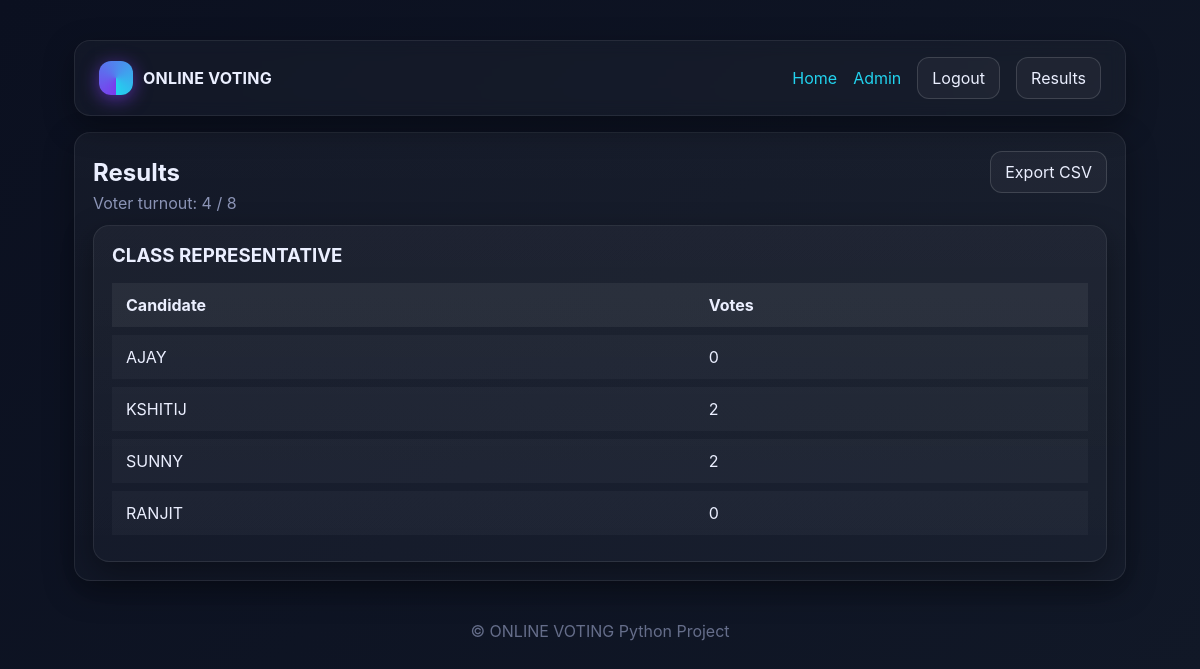
The page /results (signed in) on the database its author committed.
### app.py (models this page shows, shortened)
class Setting(db.Model):
    __tablename__ = "settings"
    key = db.Column(db.String(64), primary_key=True)
    value = db.Column(db.String(256), nullable=False)
    @staticmethod
    def get(key, default=None):
        s = Setting.query.get(key)
        return s.value if s else default

class Position(db.Model):
    __tablename__ = "positions"
    id = db.Column(db.Integer, primary_key=True)
    name = db.Column(db.String(120), nullable=False, unique=True)
    description = db.Column(db.Text)
    candidates = db.relationship("Candidate", backref="position", cascade="all, delete-orphan")

class Candidate(db.Model):
    __tablename__ = "candidates"
    id = db.Column(db.Integer, primary_key=True)
    name = db.Column(db.String(120), nullable=False)
    manifesto = db.Column(db.Text)
    position_id = db.Column(db.Integer, db.ForeignKey("positions.id"), nullable=False)
    votes = db.relationship("Vote", backref="candidate", cascade="all, delete-orphan")

### app.py (the view)
@app.route("/results")
def results():
    public = Setting.get("show_results_public", "false") == "true"
    if not public and (not current_user.is_authenticated or not current_user.is_admin()):
        flash("Results are not public right now.", "error")
        return redirect(url_for("index"))
    positions = Position.query.order_by(Position.name.asc()).all()
    counts = {}
    for p in positions:
        rows = db.session.query(Candidate, db.func.count(Vote.id)).join(Vote, isouter=True).filter(Candidate.position_id==p.id).group_by(Candidate.id).all()
        counts[p.id] = rows
    total_voters = User.query.filter_by(role="voter").count()
    voted_voters = db.session.query(Vote.user_id).distinct().count()
    return render_template("results.html", positions=positions, counts=counts, total_voters=total_voters, voted_voters=voted_voters)

### app.py (called while the page is built)
@login_manager.user_loader
def load_user(user_id):
    return db.session.get(User, int(user_id))

@app.context_processor
def inject_globals():
    return {
        "site_title": Setting.get("site_title", "Campus Election"),
        "election_open": Setting.get("election_open", "true") == "true",
        "show_results_public": Setting.get("show_results_public", "false") == "false" and False or Setting.get("show_results_public", "false") == "true",
    }

@app.before_request
def ensure_initialized():
    db.create_all()
    if Setting.get("site_title") is None:
        Setting.set("site_title", "Campus Election")
        Setting.set("election_open", "true")
        Setting.set("show_results_public", "false")
    if not User.query.filter_by(role="admin").first():
        admin = User(name="Admin", email="admin@123.com", role="admin")
        admin.set_password("1234")
        db.session.add(admin)
        db.session.commit()

    def is_admin(self): return self.role == "admin"

### templates/results.html
{% extends "base.html" %}
{% block content %}
<div class="card">
  <div class="spaced">
    <h2 style="margin:0">Results</h2>
    <div class="flex">
      {% if current_user.is_authenticated and current_user.role == 'admin' %}
      <a class="btn" href="{{ url_for('admin_export') }}">Export CSV</a>
      {% endif %}
    </div>
  </div>
  <div class="muted">Voter turnout: {{ voted_voters }} / {{ total_voters }}</div>
  <div class="grid" style="margin-top:12px">
    {% for p in positions %}
    <div class="card">
      <h3 style="margin:0 0 8px 0">{{ p.name }}</h3>
      <table>
        <thead><tr><th>Candidate</th><th>Votes</th></tr></thead>
        <tbody>
          {% for cand, count in counts[p.id] %}
          <tr>
            <td>{{ cand.name }}</td>
            <td>{{ count }}</td>
          </tr>
          {% else %}
          <tr><td colspan="2" class="muted">No candidates yet.</td></tr>
          {% endfor %}
        </tbody>
      </table>
    </div>
    {% endfor %}
  </div>
</div>
{% endblock %}

### templates/base.html (shortened to what this page needs)
<!doctype html>
<html lang="en">
<head>
  <link rel="stylesheet" href="{{ url_for('static', filename='styles.css') }}">
</head>
<body>
  <div class="container">
    <header class="nav">
      <div class="brand">
        <div class="logo"></div>
        <div>{{ site_title }}</div>
      </div>
      <nav class="nav-links">
        <a href="{{ url_for('index') }}">Home</a>
        {% if current_user.is_authenticated %}
          {% if current_user.role == 'admin' %}<a href="{{ url_for('admin_dashboard') }}">Admin</a>{% endif %}
          <a class="btn" href="{{ url_for('logout') }}">Logout</a>
        {% else %}
          <a class="btn" href="{{ url_for('login') }}">Login</a>
          <a class="btn primary" href="{{ url_for('register') }}">Sign Up</a>
        {% endif %}
        <a class="btn" href="{{ url_for('results') }}">Results</a>
      </nav>
    </header>
    {% block content %}{% endblock %}
    <footer class="center">
      <div class="muted">© {{ site_title }} Python Project</div>
    </footer>
  </div>
</body>
</html>

### static/styles.css (style rules this page uses)
:root { --bg:#0b1020; --card:#141a2f; --muted:#8fa1ff; --text:#ebefff; --accent:#7c3aed; --accent-2:#22d3ee; --danger:#ef4444; --ok:#22c55e; --warning:#f59e0b; --shadow: 0 10px 30px rgba(0,0,0,.35); --radius: 16px; }
* { box-sizing:border-box }
html,body { margin:0;padding:0;background:linear-gradient(135deg,#0b1020 0%,#111827 100%);color:var(--text);font-family:Inter,system-ui,Segoe UI,Roboto,Arial,sans-serif;min-height:100% }
a { color:var(--accent-2);text-decoration:none }
.container { max-width:1100px;margin:0 auto;padding:24px }
header.nav { display:flex;gap:12px;align-items:center;justify-content:space-between;padding:16px 24px;margin:16px auto;background:rgba(255,255,255,.03);backdrop-filter: blur(8px);border:1px solid rgba(255,255,255,.08);border-radius:var(--radius);box-shadow:var(--shadow) }
.brand { display:flex;align-items:center;gap:10px;font-weight:700;letter-spacing:.2px }
.brand .logo { width:34px;height:34px;border-radius:12px;background: conic-gradient(from 180deg at 50% 50%, var(--accent), var(--accent-2));box-shadow: 0 4px 18px rgba(124,58,237,.6) }
.nav-links { display:flex;gap:16px;align-items:center }
.btn { display:inline-flex;align-items:center;justify-content:center;gap:8px;padding:10px 14px;border-radius:12px;border:1px solid rgba(255,255,255,.14);background:rgba(255,255,255,.04);color:var(--text);cursor:pointer;transition:.2s box-shadow,.2s transform,.2s background }
.grid { display:grid;grid-template-columns:repeat(auto-fit,minmax(260px,1fr));gap:18px }
.card { background:linear-gradient(180deg,rgba(255,255,255,.04),rgba(255,255,255,.02));border:1px solid rgba(255,255,255,.08);border-radius:var(--radius);padding:18px;box-shadow:var(--shadow) }
.card h3 { margin:0 0 8px 0 }
.muted { color:#c7d2feaa }
table { width:100%;border-collapse:separate;border-spacing:0 8px }
th,td { text-align:left;padding:12px 14px;background:rgba(255,255,255,.03) }
th { background:rgba(255,255,255,.06) }
tr { border-radius:12px }
.flex { display:flex;gap:10px;align-items:center }
.center { text-align:center }
.spaced { display:flex;justify-content:space-between;align-items:center }
footer { opacity:.7;margin:40px 0 20px }

### rows shown on the page
Setting: value "ONLINE VOTING"
Position: name "CLASS REPRESENTATIVE"
Candidate: name "AJAY", count "0"
Candidate: name "KSHITIJ", id "2"
Candidate: name "SUNNY", count "2"
Candidate: name "RANJIT", count "0"

### other values the page prints
{{ voted_voters }} "4"
{{ total_voters }} "8"
